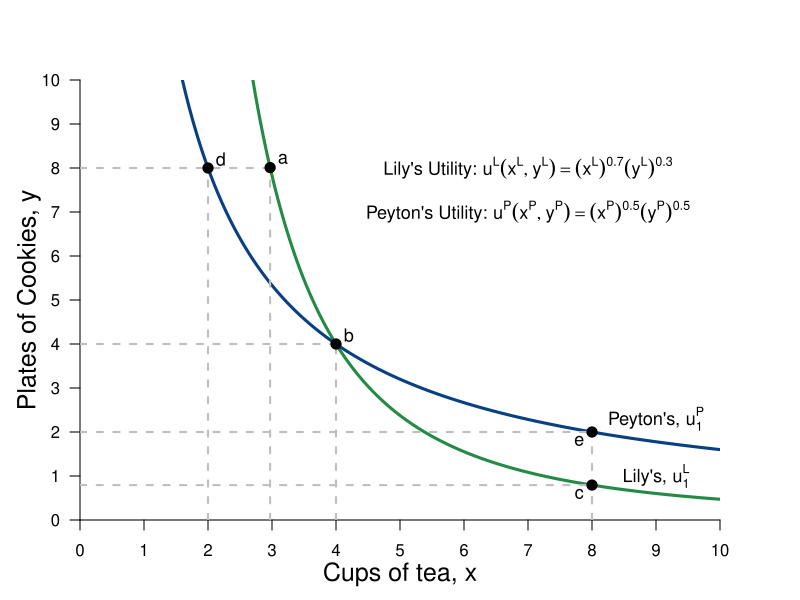

Write R code to recreate this figure.
#Graph Designer: Simon Halliday
#Authors: Bowles, Foley and Halliday
#Title: Coordination, Conflict and Competition: A Text in Microeconomics

library(shape)
pdf(file = "constrained_optimization/indifference_exercise.pdf", width = 8, height = 6)

#Set parameters for graphics
axislabelsize <- 1.5
labelsize <- 1.1
graphlinewidth <- 3
segmentlinewidth <- 2

COL <- c("#7fc97f", "#beaed4", "#fdc086", "#ffff99", "#386cb0", "#f0027f", "#bf5b17", "#666666")
COLA <- c("#e0f3db", "#99d8c9","#66c2a4","#41ae76", "#238b45", "#005824")
COLB <- c("#c6dbef", "#4eb3d3", "#2b8cbe", "#0868ac","#084081")

#Edited the margins to cater for the larger LHS labels
par(mar =  c(4, 4, 4, 4))

uFn <- function(x, y, alpha = 0.7){
  (x^alpha)*(y^(1 - alpha))
}

indiffA <- function(x, alpha = 0.7, uA = 4) {
  (uA / x^alpha)^(1/(1 - alpha))
}

trsline <- function(x, constant = 10, slope = 4){
  constant - (slope)*x
}

ff <- function(x, c = 12, s = 1/3){
  c - s*x
}

xlims <- c(0, 10)
ylims <- c(0, 10)

npts <- 501 
x <- seq(xlims[1], xlims[2], length.out = npts)
y <- seq(ylims[1], ylims[2], length.out = npts) 
a <- c(2, 4, 6)

plot(0, 0, xlim = xlims, ylim = ylims, type = "n",
     xlab = expression(paste("")),
     ylab = expression(paste("")), 
     xaxt = "n", 
     yaxt = "n", 
     cex.lab = axislabelsize, 
     bty = "n", 
     xaxs="i", 
     yaxs="i"
)


ticksy <- seq(from = 0, to = ylims[2], by = 1)
ylabels <- seq(from = 0, to = ylims[2], by = 1)
ticksx <- seq(from = 0, to = xlims[2], by = 1)
xlabels <- seq(from = 0, to = xlims[2], by = 1)
# ticksy <- c(ylims[1], 5.25, 8, ylims[2])
# ylabels <- c(NA, expression(paste(y,"*")), expression(paste(bar(y))), NA)
# ticksx <- c(xlims[1], 5.25, 8.944272, xlims[2])
# xlabels <- c(NA, expression(paste(x,"*")), expression(paste(bar(x))), NA)

axis(1, at = ticksx, pos = 0, labels = xlabels)
axis(2, at = ticksy, pos = 0, labels = ylabels, las = 1)

npts <- 500 
xx1 <- seq(xlims[1], xlims[2], length.out = npts)
xx2 <- seq(0, xlims[2], length.out = npts)
xx3 <- seq(1.5, 2.5, length.out = npts)
xx4 <- seq(3, 5, length.out = npts)
xx5 <- seq(7, 9, length.out = npts)

#Draw the graphs
lines(xx1, indiffA(xx1, alpha = 0.7, uA = 4), col = COLA[5], lwd = graphlinewidth)
lines(xx1, indiffA(xx1, alpha = 0.5, uA = 4), col = COLB[5], lwd = graphlinewidth)
#lines(xx1, ff(xx1, c = 9, s = 1.34), col = COL[3], lwd = graphlinewidth)
# lines(xx3, trsline(xx3, constant = 16), col = "gray", lty = 2, lwd = graphlinewidth)
# lines(xx4, trsline(xx4, constant = 8, slope = 1), col = "gray", lty = 2, lwd = graphlinewidth)
# lines(xx5, trsline(xx5, constant = 4, slope = 0.25), col = "gray", lty = 2, lwd = graphlinewidth)
#lines(xx4, mcline(xx4, constant = totalcost(x = 3, c0 = 2, c1 = 0.05, c2 = 0.05) - 3*marginalcost(x = 3, c1 = 0.05, c2 = 0.05), slope = marginalcost(x = 3, c1 = 0.05, c2 = 0.05)), col = "gray", lty = 2, lwd = graphlinewidth)



#Label the feasible frontier
# text(3.2, 1, expression("Feasible Frontier"), cex = labelsize)
# text(3.2, 0.5, expression("(production possibilities frontier)"), cex = labelsize)
# Arrows(4.35, 0.95, 8.1, 0.95, col = "black", lty = 1, lwd = 2, arr.type = "triangle", arr.lwd = 0.5)

#Axis labels
mtext(expression(paste("Cups of tea, ", x)), side = 1, line = 2.5, cex = axislabelsize)
text(-0.8, 5, expression(paste("Plates of Cookies, ", y)), xpd = TRUE, cex = axislabelsize, srt = 90) 


# contour(x, y, 
#         outer(x, y, uFn),
#         drawlabels = FALSE,
#         col = COLB[3],
#         lwd = graphlinewidth,
#         levels = a, 
#         xaxs="i", 
#         yaxs="i", 
#         add = TRUE)


#Label the indifference curves
text(9, 1, expression(paste("Lily's, ", u[1]^L)), cex = labelsize)
text(9, 2.3, expression(paste("Peyton's, ", u[1]^P)), cex = labelsize)

# text(8, 4, expression(paste(trs(l,k) == frac(2,8), phantom() == 0.25)), cex = labelsize)
# Arrows(8, 3.6, 8, 2.4, col = "black", lty = 1, lwd = 2, arr.type = "triangle", arr.lwd = 0.5)
# 
# text(4, 6, expression(paste(trs(l,k) == frac(4,4), phantom()==1)), cex = labelsize)
# Arrows(4, 5.6, 4, 4.4, col = "black", lty = 1, lwd = 2, arr.type = "triangle", arr.lwd = 0.5)
# 
# text(4, 8, expression(paste(trs(l,k) == frac(8,2), phantom() == 4)), cex = labelsize)
# Arrows(3.05, 8, 2.3, 8, col = "black", lty = 1, lwd = 2, arr.type = "triangle", arr.lwd = 0.5)


#Label feasible and infeasible
#text(8, 9, expression(paste(trs(l,k) == frac(x[l], x[k]), phantom() == frac(mp[l], mp[k]), phantom() == -frac(dk,dl))), cex = labelsize)
#text(3, 2.5, expression(paste("with plan ", (list(x, l, k)) )), cex = labelsize)

# text(8, 8.5, expression(paste("Production set:")), cex = labelsize)
# text(8, 8, expression(paste(x = bar(x), " feasible")), cex = labelsize)
# text(8, 7.5, expression(paste("with plan ", (list(x, l, k)) )), cex = labelsize)

#text(9.5, 3.15, expression(u[2]^A), cex = labelsize)
#text(9.5, 5.85, expression(u[3]^A), cex = labelsize)


segments(0, 8, 2.9705, 8, lty = 2, col = "gray" , lwd = segmentlinewidth)
segments(2.9705, 0, 2.9705, 8, lty = 2, col = "gray" , lwd = segmentlinewidth)
segments(2, 0, 2, 8, lty = 2, col = "gray" , lwd = segmentlinewidth)
segments(4, 0, 4, 4, lty = 2, col = "gray" , lwd = segmentlinewidth)
segments(0, 4, 4, 4, lty = 2, col = "gray" , lwd = segmentlinewidth)


segments(8, 0, 8, 2, lty = 2, col = "gray" , lwd = segmentlinewidth)
segments(0, 2, 8, 2, lty = 2, col = "gray" , lwd = segmentlinewidth)

segments(8, 0, 8,indiffA(x = 8)  , lty = 2, col = "gray" , lwd = segmentlinewidth)
segments(0, indiffA(x = 8) , 8,indiffA(x = 8)  , lty = 2, col = "gray" , lwd = segmentlinewidth)

#Annotate points (4,4),(2,8),(8,2) on feasibility frontier
text(4.2, 4.2, expression(paste(b)), cex = labelsize)
points(4, 4, pch = 16, col = "black", cex = 1.5)

text(2.9705 + 0.2, indiffA(x = 2.9705) + 0.2, expression(paste(a)), cex = labelsize)
points(2.9705, indiffA(x = 2.9705), pch = 16, col = "black", cex = 1.5)

text(8 - 0.2, indiffA(x = 8) - 0.2, expression(paste(c)), cex = labelsize)
points(8, indiffA(x = 8), pch = 16, col = "black", cex = 1.5)


text(8 - 0.2, indiffA(x = 8, alpha = 0.5) - 0.2, expression(paste(e)), cex = labelsize)
points(8, indiffA(x = 8, alpha = 0.5), pch = 16, col = "black", cex = 1.5)

text(2 + 0.2, indiffA(x = 2, alpha = 0.5) + 0.2, expression(paste(d)), cex = labelsize)
points(2, indiffA(x = 2, alpha = 0.5), pch = 16, col = "black", cex = 1.5)


#points(4.8, indiffA(x = 4.8, alpha = 0.7), pch = 16, col = "black", cex = 1.5)


text(7, 8, expression(paste("Lily's Utility: ", u^L*(list(x^L, y^L)) == (x^L)^{0.7}*(y^L)^{0.3})), cex = labelsize)
text(7, 7, expression(paste("Peyton's Utility: ", u^P*(list(x^P, y^P)) == (x^P)^{0.5}*(y^P)^{0.5})), cex = labelsize)



dev.off()
